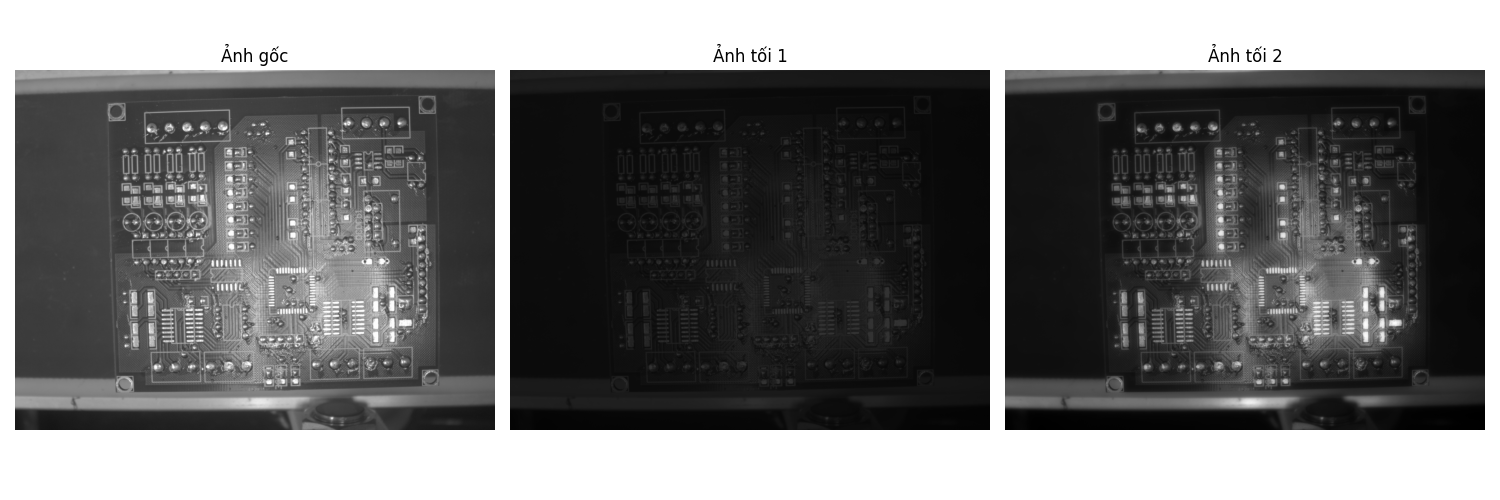
#> input picture tuan7/de_bai.png, 1500 x 500 px, given in place of anh_goc.png, which was not available
$ python test.py
#> lines starting #> are read from the running program, lines starting #| are printed output that depends on the picture; pictures that were not available may be replaced by others from this repository, and a replacement may not be noted
import cv2
import numpy as np
import matplotlib.pyplot as plt


def adjust_gamma(image, gamma=1.0):
    """
    Hàm chuẩn:
    gamma > 1 (ví dụ 2.2) sẽ làm SÁNG ảnh.
    gamma < 1 (ví dụ 0.5) sẽ làm TỐI ảnh.
    """
    inv_gamma = 1.0 / gamma
    table = np.array([((i / 255.0) ** inv_gamma) * 255
                      for i in np.arange(0, 256)]).astype("uint8")
    return cv2.LUT(image, table)

# --- Tải ảnh ---
# !!! LƯU Ý: Hãy sửa lại đường dẫn cho đúng với cấu trúc thư mục của bạn
# (ví dụ: 'tuan7/anh_goc.png')
try:
    img_goc = cv2.imread('anh_goc.png', cv2.IMREAD_GRAYSCALE)
#> img_goc is the input picture: shape (500, 1500); min 0, max 255, mean 115.6
    img_toi1 = cv2.imread('anh_toi_1.png', cv2.IMREAD_GRAYSCALE)
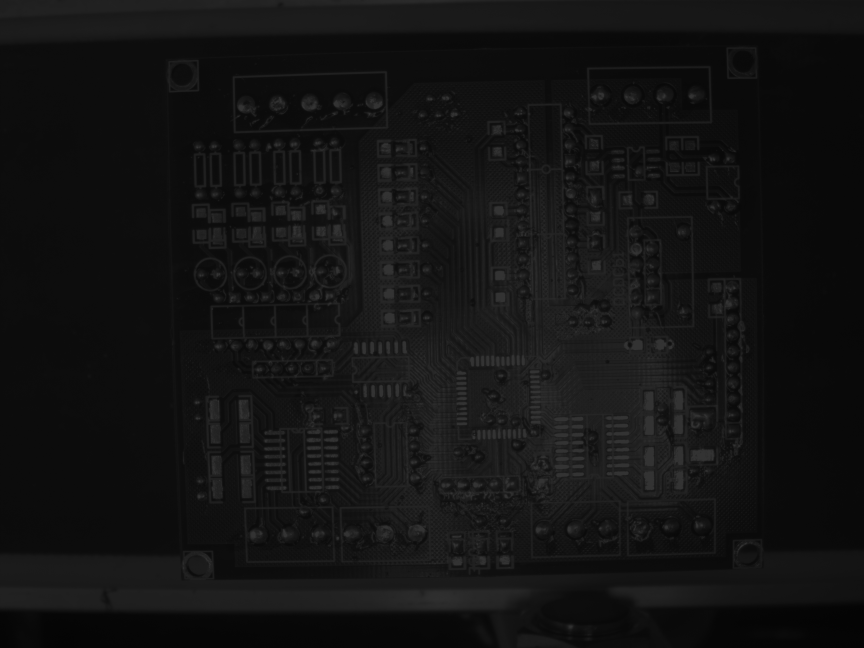
#> input picture tuan7/anh_toi_1.png, 2592 x 1944 px (shown at 1/3 size)
#> img_toi1 is the input picture: shape (1944, 2592); min 1, max 51, mean 19
    img_toi2 = cv2.imread('anh_toi_2.png', cv2.IMREAD_GRAYSCALE)
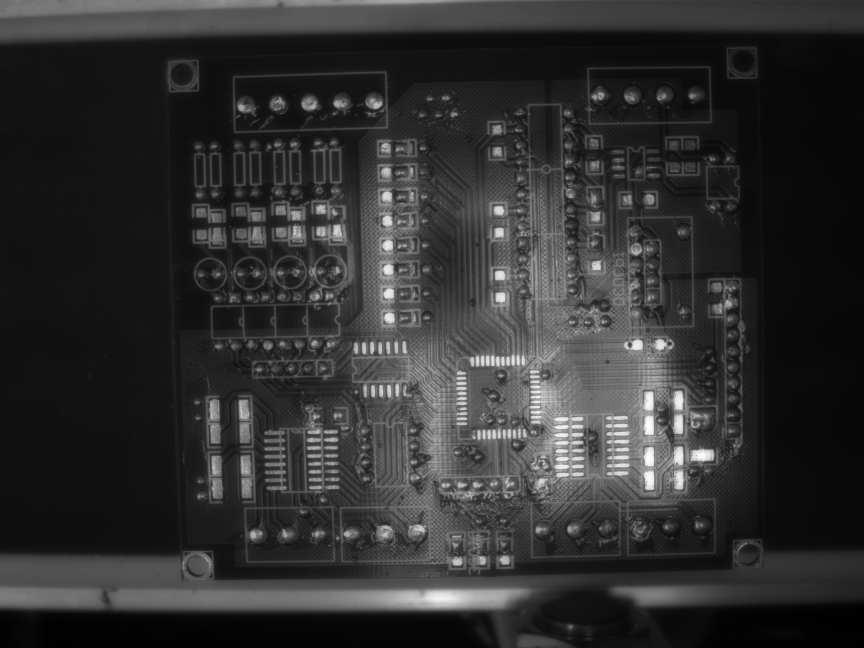
#> input picture tuan7/anh_toi_2.png, 2592 x 1944 px (shown at 1/3 size)
#> img_toi2 is the input picture: shape (1944, 2592); min 0, max 255, mean 48.5

    # Đảm bảo 3 ảnh cùng kích thước để so sánh
    h, w = img_goc.shape
#> h = 500; w = 1500
    img_toi1 = cv2.resize(img_toi1, (w, h))
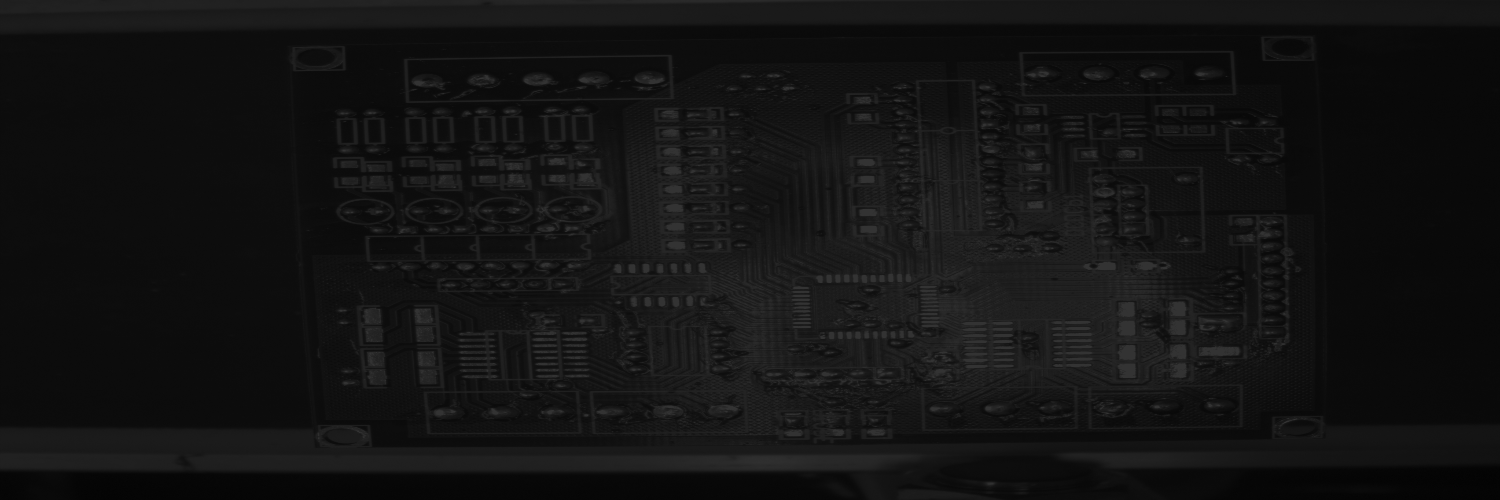
#> img_toi1: shape (500, 1500); min 3, max 51, mean 18.9
    img_toi2 = cv2.resize(img_toi2, (w, h))
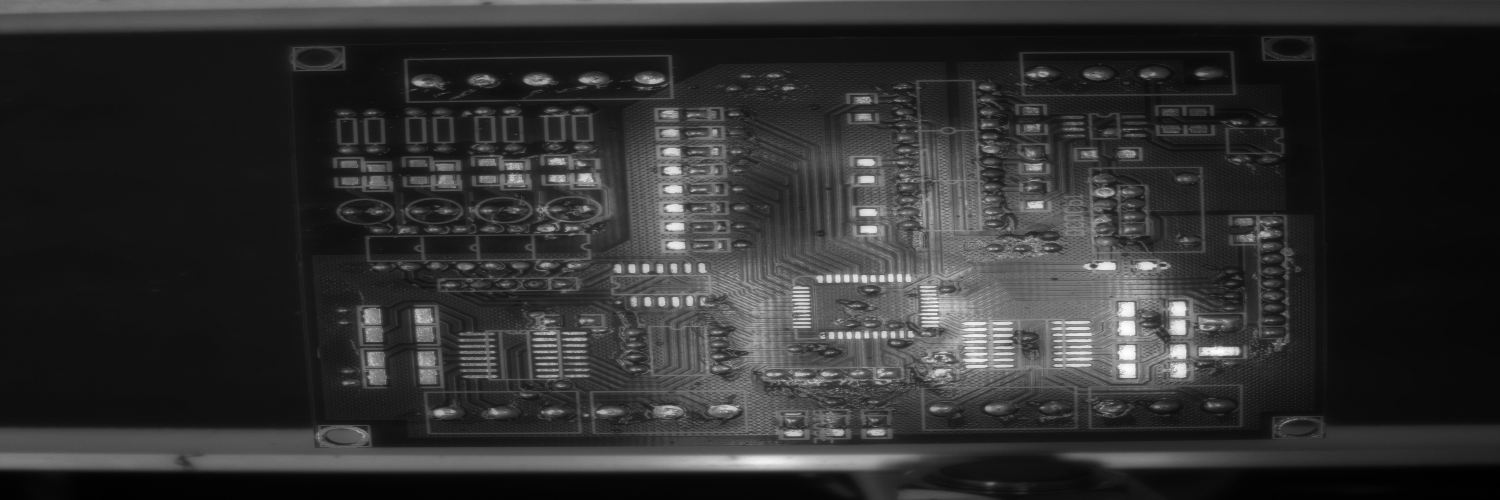
#> img_toi2: shape (500, 1500); min 0, max 255, mean 48.4

    if img_goc is None or img_toi1 is None or img_toi2 is None:
        raise Exception("Không thể tải file ảnh, hãy kiểm tra lại đường dẫn!")

except Exception as e:
    print(f"Lỗi: {e}")
    exit()

# --- Xử lý Ảnh Tối 1 (Chỉ dùng Gamma) ---
gamma_value_1 = 5  # Giá trị gamma mạnh để làm sáng
final_toi1 = adjust_gamma(img_toi1, gamma=gamma_value_1)

# --- Xử lý Ảnh Tối 2 (Kết hợp CLAHE + Gamma) ---
# Bước 1: Dùng CLAHE để cứu chi tiết
clahe = cv2.createCLAHE(clipLimit=3.0, tileGridSize=(8, 8))
clahe_toi2 = clahe.apply(img_toi2)
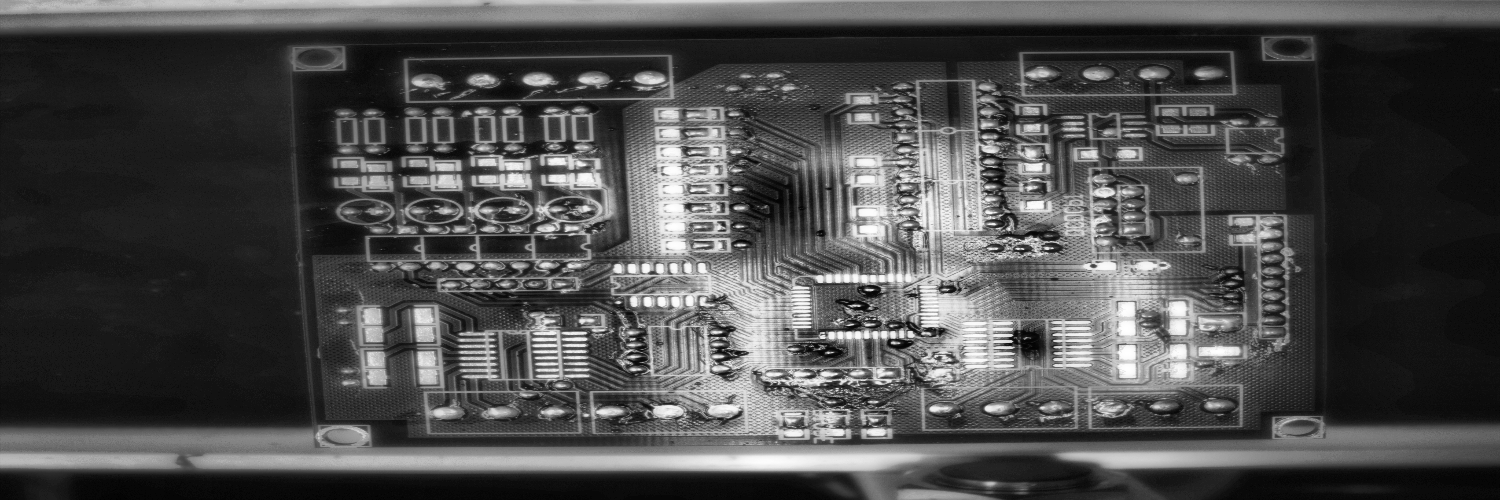
#> clahe_toi2: shape (500, 1500); min 1, max 255, mean 75

# Bước 2: Dùng Gamma nhẹ để tăng độ sáng tổng thể
gamma_value_2 = 1.5  # Giá trị gamma nhẹ
final_toi2 = adjust_gamma(clahe_toi2, gamma=gamma_value_2)
#> call 2 of adjust_gamma, with gamma = 1.5
#> in adjust_gamma (call 2), `return cv2.LUT(image, table)`:
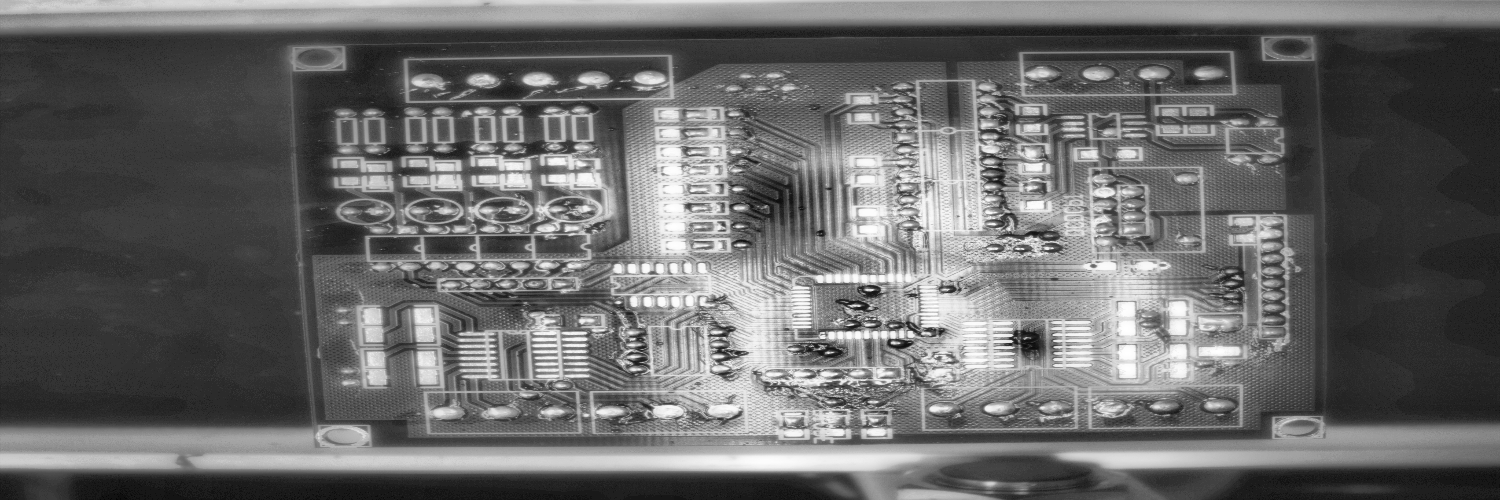
#> returned value: shape (500, 1500); min 6, max 255, mean 104.1

cv2.imshow("", final_toi1)
cv2.waitKey(0)
cv2.destroyAllWindows()
